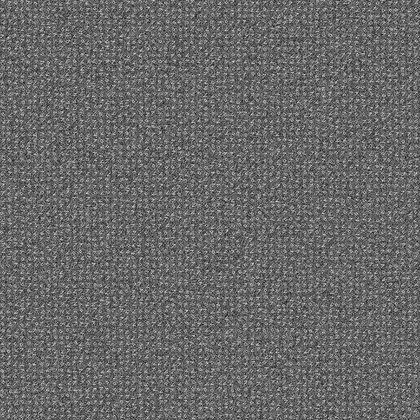
%> input picture code/ImageTest.png, 420 x 420 px, shrunk from 1024 x 1024 before the run
$ octave Localisation.m   (GNU Octave 9; MATLAB toolbox functions it lacks are replaced by stand-ins)
%> lines starting %> are read from the running program, lines starting %| are printed output that depends on the picture; in (x1, y1, x2, y2) boxes, pixels count from 0 and x2, y2 are one past the last pixel; in counts of white or black regions, pixels touching at a corner belong together; the program's own positions count from 1
%Ouverture de l'image
[im,map]=imread('ImageTest.png');
%> im is the input picture: size 420x420x3 uint8; min 5, max 224, mean 104.1
%> map = []

% Initialisation de variables
dim = size(im,1); %Dimensions de l'image carré
%> dim = 420
K=0.005;
H=zeros(dim);
gris=([0:255]/255)'*[1 1 1] ;
nbF1=0;
nbF2=0;
nbF3=0;
% construction de l'image F1
F1= zeros(8);
figure(5);
colormap(gris);
F1(1,1:8) = 255;
F1(2,7)=255;
F1(3,6)=255;
F1(4,5)=255;
F1(5,4)=255;
F1(6,3)=255;
F1(7,2)=255;
F1(8,1)=255;
image(F1);
% construction de l'image F1
F2= zeros(8);
figure(6);
colormap(gris);
F2(8,1:8) = 255;
F2(2,7)=255;
F2(3,6)=255;
F2(4,5)=255;
F2(5,4)=255;
F2(6,3)=255;
F2(7,2)=255;
F2(1,8)=255;
image(F2);
% construction de l'image F1
F3= zeros(8);
figure(7);
colormap(gris);
F3(1,4) = 255;
F3(2,3)=255;
F3(2,5)=255;
F3(3,2)=255;
F3(3,6)=255;
F3(4,1)=255;
F3(4,7)=255;
F3(5,2)=255;
F3(5,8)=255;
F3(6,3)=255;
F3(6,7)=255;
F3(7,4)=255;
F3(7,6)=255;
F3(8,5)=255;
image(F3);

%dimensions des deux types d'images ({F1,F2,F3} et im)
dimensionGrandeImage = size(im);
%> dimensionGrandeImage = [420 420 3]
dimensionPetiteImage = size(F1);

%--------------------------------------------------------------------------------------------------------------------------------

% Calcul de l'occurence de F1 dans l'image im
F1Echelle = zeros(dimensionGrandeImage(1), dimensionGrandeImage(2));

for i=1:dimensionPetiteImage(1)
    for j=1:dimensionPetiteImage(2)
        F1Echelle(i, j) = F1(i, j);
    end
end
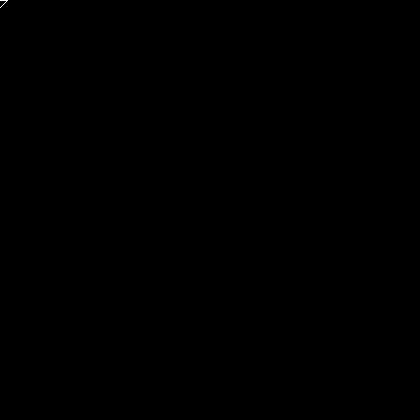
%> F1Echelle: size 420x420 double; 0.01% white in thin lines or dots, all inside (x1, y1, x2, y2) = (0, 0, 8, 8)

% on commence nos calculs
IM=fft2(double(im));
F1= fft2(double(F1Echelle));

%Permutation des cadrans pour afficher les basses fréquences au centre de l’image du spectre
IM=fftshift(IM);
F1=fftshift(F1);

%Calcul du produit de convolution
convolutionF1 = IM .* F1;
convF1=real(ifft2(fftshift(convolutionF1)));
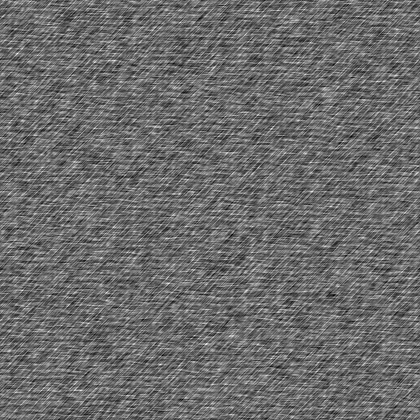
%> convF1: size 420x420x3 double; min 275400, max 566100, mean 398216.3; drawn with min black and max white

%pourcentage de proportion
pourcF1 = 0.95 * max(convF1, [],'all');
%> pourcF1 = 537795
for i=1:dimensionGrandeImage(1)
    for j=1:dimensionGrandeImage(2)
        if (convF1(i, j) >= pourcF1)
            nbF1 = nbF1 + 1;
        end
    end
end
%> after the loop, nbF1 = 11

nbF1
%> nbF1 = 11

%---------------------------------------------------------------------------------------------------------------------------------

% Calcul de l'occurence de F2 dans l'image im
F2Echelle = zeros(dimensionGrandeImage(1), dimensionGrandeImage(2));

for i=1:dimensionPetiteImage(1)
    for j=1:dimensionPetiteImage(2)
        F2Echelle(i, j) = F2(i, j);
    end
end

% on commence nos calculs
F2= fft2(double(F2Echelle));

%Permutation des cadrans pour afficher les basses fréquences au centre de l’image du spectre
F2=fftshift(F2);

%Calcul du produit de convolution
convolutionF2 = IM .* F2;
convF2=real(ifft2(fftshift(convolutionF2)));
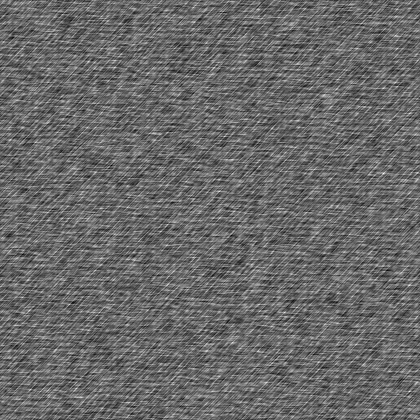
%> convF2: size 420x420x3 double; min 270555, max 580890, mean 398216.3; drawn with min black and max white

%pourcentage de proportion
pourcF2 = 0.95 * max(convF2, [],'all');
%> pourcF2 = 551845.5
for i=1:dimensionGrandeImage(1)
    for j=1:dimensionGrandeImage(2)
        if (convF2(i, j) >= pourcF2)
            nbF2 = nbF2 + 1;
        end
    end
end
%> after the loop, nbF2 = 2

nbF2
%> nbF2 = 2


%---------------------------------------------------------------------------------------------------------------------------------

% Calcul de l'occurence de F3 dans l'image im
F3Echelle = zeros(dimensionGrandeImage(1), dimensionGrandeImage(2));

for i=1:dimensionPetiteImage(1)
    for j=1:dimensionPetiteImage(2)
        F3Echelle(i, j) = F3(i, j);
    end
end

% on commence nos calculs
F3= fft2(double(F3Echelle));

%Permutation des cadrans pour afficher les basses fréquences au centre de l’image du spectre
F3=fftshift(F3);

%Calcul du produit de convolution
convolutionF3 = IM .* F3;
convF3=real(ifft2(fftshift(convolutionF3)));
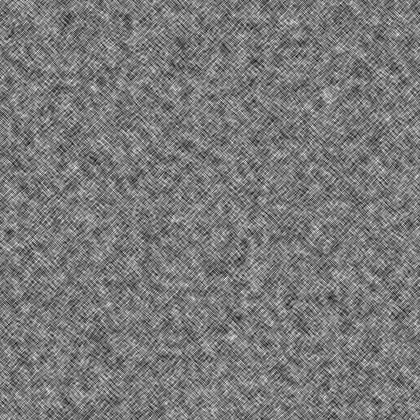
%> convF3: size 420x420x3 double; min 265200, max 487050, mean 371668.5; drawn with min black and max white

%pourcentage de présence càd quand on a trouvé (ou presque) la forme qu'on recherche dans l'image
pourcF3 = 0.95 * max(convF3, [],'all');
%> pourcF3 = 462697.5
for i=1:dimensionGrandeImage(1)
    for j=1:dimensionGrandeImage(2)
        if (convF3(i, j) >= pourcF3)
            nbF3 = nbF3 + 1;
        end
    end
end
%> after the loop, nbF3 = 50


nbF3
%> nbF3 = 50
